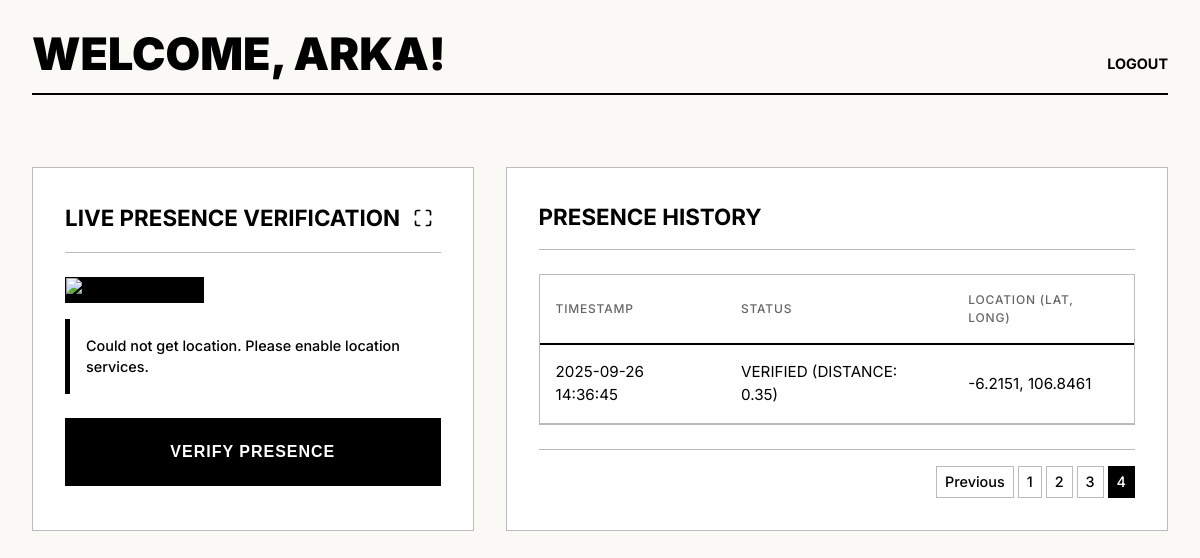
/?page=4 (signed in), run on the app's committed database.
### models.py (models this page shows, shortened)
class User(UserMixin, db.Model):
    id = db.Column(db.Integer, primary_key=True)
    username = db.Column(db.String(150), unique=True, nullable=False)
    password = db.Column(db.String(150), nullable=False)
    face_encoding = db.Column(db.Text, nullable=True)

class Presence(db.Model):
    id = db.Column(db.Integer, primary_key=True)
    user_id = db.Column(db.Integer, db.ForeignKey('user.id'), nullable=False)
    timestamp = db.Column(db.DateTime, server_default=db.func.now())
    latitude = db.Column(db.Float, nullable=True)
    longitude = db.Column(db.Float, nullable=True)
    status = db.Column(db.String(50), nullable=False)

### app.py (the view)
@app.route('/')
@login_required
def dashboard():
    page = request.args.get('page', 1, type=int)
    presence_records = Presence.query.filter_by(user_id=current_user.id).order_by(Presence.timestamp.desc()).paginate(page=page, per_page=10)
    return render_template('dashboard.html', name=current_user.username, records=presence_records.items, pagination=presence_records)

### app.py (called while the page is built)
@login_manager.user_loader
def load_user(user_id):
 return db.session.get(User, int(user_id))

### templates/dashboard.html (shortened to what this page needs)
{% extends "layout.html" %}
{% block content %}
<div class="dashboard-container">
    <header class="dashboard-header">
        <h2>Welcome, {{ name }}!</h2>
        <a href="{{ url_for('logout') }}">LOGOUT</a>
    </header>
    <main class="main-grid">
        <div class="card">
            <h3>
                LIVE PRESENCE VERIFICATION
                <button id="expandLiveFeedBtn" class="btn-icon" title="Expand Live Feed">
                </button>
            </h3>
            <div class="camera-feed">
                <img id="video" src="{{ url_for('video_feed') }}" width="100%" alt="Live Video Feed">
            </div>
            <div id="flash-container"></div>
            <button id="captureBtn" class="btn">
                <span class="btn-text">VERIFY PRESENCE</span>
            </button>
        </div>
        <div class="card">
            <h3>PRESENCE HISTORY</h3>
            <div class="table-container">
                <table id="presence-table">
                    <thead>
                        <tr>
                            <th>TIMESTAMP</th>
                            <th>STATUS</th>
                            <th>LOCATION (LAT, LONG)</th>
                        </tr>
                    </thead>
                    <tbody>
                        {% if records %}
                            {% for record in records %}
                            <tr>
                                <td>{{ record.timestamp.strftime('%Y-%m-%d %H:%M:%S') }}</td>
                                <td>{{ record.status | upper }}</td>
                                <td>{{ record.latitude|round(4) if record.latitude else 'N/A' }}, {{ record.longitude|round(4) if record.longitude else 'N/A' }}</td>
                            </tr>
                            {% endfor %}
                        {% else %}
                            <tr id="no-records-row">
                                <td colspan="3" style="text-align: center; color: var(--subtle-text-color);">NO RECORDS YET.</td>
                            </tr>
                        {% endif %}
                    </tbody>
                </table>
            </div>
            <div class="pagination-controls">
                {% if pagination.has_prev %}
                    <a href="{{ url_for('dashboard', page=pagination.prev_num) }}" class="btn-pagination">Previous</a>
                {% endif %}
                {% for page_num in pagination.iter_pages() %}
                    {% if page_num %}
                        {% if page_num == pagination.page %}
                            <span class="btn-pagination current">{{ page_num }}</span>
                        {% else %}
                            <a href="{{ url_for('dashboard', page=page_num) }}" class="btn-pagination">{{ page_num }}</a>
                        {% endif %}
                    {% else %}
                        <span class="ellipsis">...</span>
                    {% endif %}
                {% endfor %}
            </div>
        </div>
    </main>
</div>
{% endblock %}

### static/style.css (style rules this page uses)
:root { --bg-color: #FAF9F6; --card-color: #ffffff; --border-color: #BBBBBB; --text-color: #000000; --subtle-text-color: #666666; --accent-color: #000000; --error-color: #b71c1c; --success-color: #388e3c; --font-sans: 'Inter', -apple-system, BlinkMacSystemFont, "Segoe UI", "Roboto", "Oxygen", "Ubuntu", "Cantarell", "Fira Sans", "Droid Sans", "Helvetica Neue", sans-serif; --spacing-xs: 4px; --spacing-sm: 8px; --spacing-md: 16px; --spacing-lg: 24px; --spacing-xl: 32px; }
* { box-sizing: border-box; margin: 0; padding: 0; border-radius: 0 !important; }
body { background-color: var(--bg-color); color: var(--text-color); font-family: var(--font-sans); margin: 0; padding: var(--spacing-xl); line-height: 1.5; text-rendering: optimizeLegibility; -webkit-font-smoothing: antialiased; }
.dashboard-container { display: flex; flex-direction: column; gap: calc(var(--spacing-xl) * 1.5); max-width: 1200px; margin: 0 auto; }
.dashboard-header { display: flex; justify-content: space-between; align-items: flex-end; border-bottom: 2px solid var(--text-color); padding-bottom: var(--spacing-md); margin-bottom: var(--spacing-lg); }
.dashboard-header h2 { margin: 0; font-size: 2.8rem; font-weight: 900; text-transform: uppercase; line-height: 1; }
.dashboard-header a { color: var(--text-color); text-decoration: none; font-size: 0.9rem; font-weight: 700; transition: opacity 0.2s ease; border-bottom: 2px solid transparent; }
.main-grid { display: grid; grid-template-columns: 1fr 1.5fr; gap: var(--spacing-xl); transition: grid-template-columns 0.4s ease; }
.card { background-color: var(--card-color); border: 1px solid var(--border-color); padding: var(--spacing-xl); min-height: fit-content; box-shadow: none; }
.card h3 { display: flex; justify-content: space-between; align-items: center; margin-top: 0; font-weight: 700; font-size: 1.4rem; border-bottom: 1px solid var(--border-color); padding-bottom: var(--spacing-md); margin-bottom: var(--spacing-lg); text-transform: uppercase; }
.btn-icon { background: none; border: none; color: var(--text-color); cursor: pointer; padding: var(--spacing-sm); transition: opacity 0.2s ease; display: flex; align-items: center; justify-content: center; }
.btn-icon svg { width: 20px; height: 20px; stroke-width: 2; }
.camera-feed img { width: 100%; border: 1px solid var(--text-color); aspect-ratio: 4 / 3; object-fit: cover; background-color: var(--text-color); }
.btn { display: flex; align-items: center; justify-content: center; width: 100%; padding: var(--spacing-lg) var(--spacing-xl); margin-top: var(--spacing-lg); background-color: var(--accent-color); color: var(--card-color); border: 1px solid var(--accent-color); font-size: 1rem; font-weight: 700; text-transform: uppercase; letter-spacing: 1px; cursor: pointer; transition: background-color 0.2s ease; }
.table-container { overflow-x: auto; max-height: 50vh; overflow-y: auto; border: 1px solid var(--border-color); background-color: var(--card-color); }
table { width: 100%; border-collapse: collapse; font-size: 0.95rem; }
th, td { padding: var(--spacing-md); text-align: left; border-bottom: 1px solid var(--border-color); }
thead th { color: var(--subtle-text-color); font-weight: 500; text-transform: uppercase; font-size: 0.75rem; letter-spacing: 0.8px; padding-top: var(--spacing-md); padding-bottom: var(--spacing-md); border-bottom: 2px solid var(--text-color); position: sticky; top: 0; background-color: var(--card-color); }
.pagination-controls { display: flex; justify-content: flex-end; align-items: center; gap: var(--spacing-xs); margin-top: var(--spacing-lg); padding-top: var(--spacing-md); border-top: 1px solid var(--border-color); }
.btn-pagination { background-color: transparent; color: var(--text-color); border: 1px solid var(--border-color); padding: var(--spacing-xs) var(--spacing-sm); text-decoration: none; font-size: 0.9rem; font-weight: 500; }
.btn-pagination.current { background-color: var(--accent-color); color: var(--card-color); border-color: var(--accent-color); pointer-events: none; }

### data on the page
User: username "ARKA"
Presence: timestamp "2025-09-26 14:36:45", status "VERIFIED (DISTANCE: 0.35)", latitude "-6.2151", longitude "106.8461"

### other printed values
{{ page_num }} "1" "2" "3"
{{ page_num }} "4"
